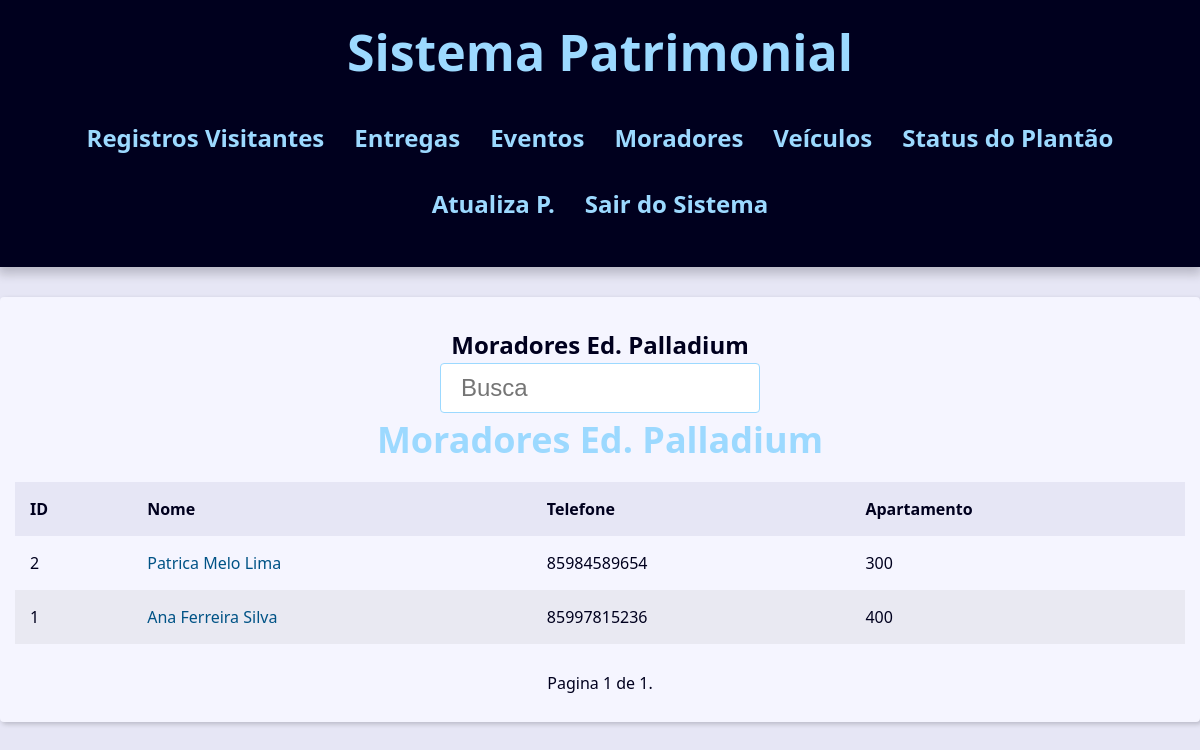
The app's page /porteiros/moradores/ (signed in) with its own data.
### contact/models.py (models this page shows, shortened)
class Moradore(models.Model):
    user = models.OneToOneField(User, on_delete=models.SET_NULL, null=True, blank=True)
    nome = models.CharField(max_length=245)
    cpf = models.CharField(max_length=25)
    foto = models.ImageField(blank=True, upload_to='pictures/%Y/%m/%d')
    telefone = models.CharField(max_length=25)
    data_nascimento = models.CharField(max_length=12, blank=True)
    apartamento = models.ForeignKey(Apartamento,
                                    on_delete=models.SET_NULL,
                                    blank=True, null=True
                                     )
    email = models.EmailField(max_length=254, blank=True)
    obs = models.TextField(blank=True)

class Apartamento(models.Model):
    numero_apartamento = models.CharField(max_length=50)
    anda = models.CharField(max_length=50)
    def __str__(self) -> str:
        return self.numero_apartamento

### contact/views/contact_views.py (the view)
# urls.py: path('moradores/', views.moradores_index,
@porteiro_required
def moradores_index(request):
    moradores = Moradore.objects.filter().order_by('-id')
    paginator = Paginator(moradores, 10)
    page_number = request.GET.get("page")
    moradores = paginator.get_page(page_number)
    context = {
        'moradores': moradores,
        'site_title': 'Moradores Condominio -',
    }
    return render(
        request,
        'contact/moradores/moradores.html',
        context,
    )

### contact/views/user_forms.py (called while the page is built)
def porteiro_required(view_func):
    @wraps(view_func)
    @login_required
    def _wrapped_view(request, *args, **kwargs):
        if not request.user.groups.filter(name="porteiro").exists():  # Verifica se o usuário está no grupo 'porteiro'
            messages.error(request, 'Acesso negado! Apenas porteiros podem acessar esta área.')
            return redirect('contact:login_views')  # Redireciona para login se não for porteiro
        return view_func(request, *args, **kwargs)
    return _wrapped_view

### contact/templates/contact/moradores/moradores.html (shortened to what this page needs)
{% extends "global/base.html" %}
{% block content %}
    <div class="responsive-table">
        <table class="contacts-table">
            <caption class="table-caption" >
                Moradores Ed. Palladium
                <div class="search">
                    <form action="{% url "contact:moradores_index_busca" %}"
                    method="GET">
                        <input
                        type="text"
                        class="search-input"
                        placeholder="Busca"
                        id="search"
                        name="q"
                        value="{{ request.GET.q.strip }}"
                        >
                    </form>
                </div>
                <a href="" class="header-link">
                    <h2>Moradores Ed. Palladium</h2>
                </a>
            </caption>
            <thead>
                <tr class="table-row table-row-header">
                    <th class="table-header">ID</th>
                    <th class="table-header">Nome</th>
                    <th class="table-header">Telefone</th>
                    <th class="table-header">Apartamento</th>
                </tr>
            </thead>
            <tbody>
                {% for moradore in moradores %}
                  <tr class="table-row">
                    <td class="table-cel">
                        {{ moradore.id }}
                    </td>
                    <td class="table-cel">
                        <a href="{% url "contact:moradores_index_id" moradore.id   %}"
                        class="table-link"
                        >
                            {{ moradore.nome }}
                        </a>
                    </td>
                    <td class="table-cel">
                        {{ moradore.telefone }}
                    </td>
                    <td class="table-cel">
                        {{ moradore.apartamento }}
                    </td>
                  </tr>
                {% endfor %}
            </tbody>
        </table>
        {% if moradores %}
        <div class="pagination">
            <span class="step-links">
                <span class="current">
                    Pagina {{ moradores.number }} de {{ moradores.paginator.num_pages }}.
                </span>
            </span>
        </div>
        {% endif %}
    </div>
{% endblock content %}

### base_static/global/css/style.css (style rules this page uses)
:root { --spacing: 1.5rem; --link-dark-color: rgb(0, 83, 134); --link-light-color: rgb(156, 217, 255); --clr-white: rgb(245, 245, 255); --clr-black: rgb(0, 0, 30); --clr-light-gray: rgb(230, 230, 245); --clr-dark-shadow-5: rgba(0, 0, 10, 5%); --clr-dark-shadow-10: rgba(0, 0, 10, 10%); --clr-dark-shadow-20: rgba(0, 0, 10, 20%); --clr-light-shadow-5: rgba(200, 200, 255, 5%); --clr-light-shadow-10: rgba(200, 200, 255, 10%); --clr-light-shadow-20: rgba(200, 200, 255, 20%); --main-page-width: 120rem; --table-min-width: 60rem; --biggest-font-size: 5rem; --bigger-font-size: 4rem; --big-font-size: 3.2rem; --medium-font-size: 2.4rem; --small-font-size: 1.6rem; --smaller-font-size: 1.4rem; --smallest-font-size: 1.2rem; --transition-fast: 300ms; --transition-medium: 600ms; --transition-slow: 1s; --default-border-radius: 4px; }
*, *::before, *::after { margin: 0; padding: 0; box-sizing: border-box; }
html { font-size: 62.5%; }
body { font-family: system-ui, -apple-system, BlinkMacSystemFont, 'Segoe UI', Roboto, Oxygen, Ubuntu, Cantarell, 'Open Sans', 'Helvetica Neue', sans-serif; line-height: 1.5; font-size: var(--small-font-size); color: var(--clr-black); -webkit-font-smoothing: antialiased; background: var(--clr-light-gray); }
.header-link { color: var(--link-light-color); text-decoration: none; transition: filter var(--transition-fast) ease-in-out; }
.responsive-table { width: 100%; overflow-x: auto; }
.contacts-table { width: 100%; min-width: var(--table-min-width); border-collapse: collapse; }
.table-caption { font-size: var(--medium-font-size); font-weight: bold; padding: var(--spacing); }
.table-row { text-align: left; text-overflow: ellipsis; transition: background-color var(--transition-fast) ease-in-out; }
.table-row:nth-of-type(2n) { background: var(--clr-dark-shadow-5); }
.table-row-header { background: var(--clr-light-gray); color: var(--clr-black); }
.table-cel, .table-header { padding: var(--spacing); }
.table-link { color: var(--link-dark-color); transition: color var(--transition-fast) ease-in-out; text-decoration: none; }
.pagination { margin-top: var(--spacing); display: flex; justify-content: center; padding: calc(var(--spacing) * 0.8); font-size: var(--small-font-size); }
.pagination .step-links { display: flex; gap: calc(var(--spacing) * 0.8); }
.search { display: flex; justify-content: center; }
.search-input { font-size: var(--medium-font-size); padding: 1rem 2rem; width: 100%; max-width: 32rem; border-radius: var(--default-border-radius); border: 1px solid var(--link-light-color); }
.header-link { animation: colorChange 18s infinite; font-weight: bold; text-decoration: none; }

### records on screen
Moradore: id "2", nome "Patrica Melo Lima", telefone "85984589654", apartamento "300"
Moradore: id "1", nome "Ana Ferreira Silva", telefone "85997815236", apartamento "400"

### other values on screen
{{ moradores.number }} "1"
{{ moradores.paginator.num_pages }} "1"
